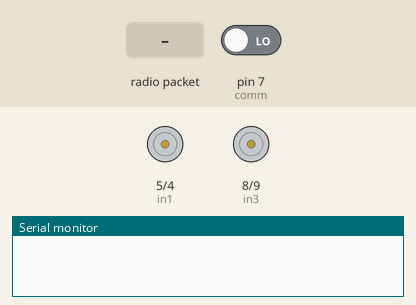
This sketch was run on a simulated Arduino Uno, built with avr-gcc and run on an emulated ATmega328P. Parts: motor-driver pin pairs drawn as motors (green arrow = first pin HIGH = forward, orange = second pin HIGH = backward, longer = more drive, scaled by the enable pin), the last lines printed to the serial monitor. The inputs (shaded band) are chosen by the test bench; at power-on: pin 7 (comm) LOW. No radio packets arrive unless stated.

Above: at 1.2 s.
1.3 s: radio packet "1" arrives
2.8 s: radio packet "2" arrives
At 3.6 s:
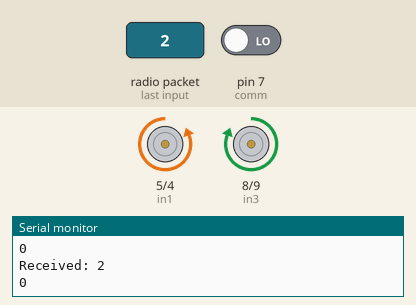
4.3 s: radio packet "3" arrives
At 4.7 s:
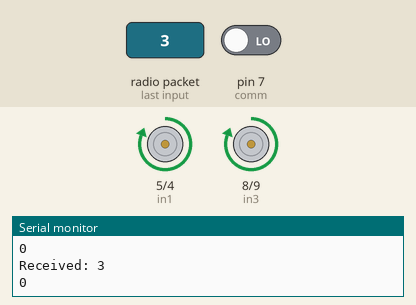
6.3 s: radio packet "4" arrives
At 6.7 s:
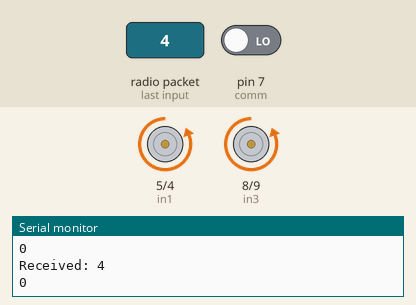
Timing chart, 0 to 9.3 s (numbered marks = the images above; inputs shaded):
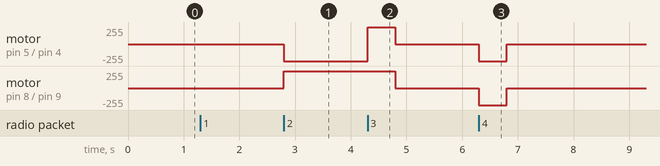

The sketch:

RoverReceiverCode.ino
```cpp
#include <RH_ASK.h>
#include <SPI.h>
#include <string.h>

RH_ASK driver;

int in1 = 5;
int in2 = 4;
int enA = 2;
int in3 = 8;
int in4 = 9;
int enB = 12; // Example motor B pin for direction control
int trig = 13;
int echo = 10;
int comm =7;
// Define constants for motor control
const int motorSpeed = 255; // Speed value (0-255) for both motors
const unsigned long turnDuration = 500; // Duration for a 90-degree turn in milliseconds

void setup() {
  Serial.begin(9600);
  pinMode(comm,INPUT);
  pinMode(enA, OUTPUT);
  pinMode(in1, OUTPUT);
  pinMode(in2, OUTPUT);
  pinMode(enB, OUTPUT);
  pinMode(in3, OUTPUT);
  pinMode(in4, OUTPUT);
  pinMode(trig,OUTPUT);
  pinMode(echo,INPUT);
  if (!driver.init())
    Serial.println("init failed");
}
long getDistance() {
  digitalWrite(trig, LOW);
  delayMicroseconds(2);
  digitalWrite(trig, HIGH);
  delayMicroseconds(10);
  digitalWrite(trig, LOW);

  long duration = pulseIn(echo, HIGH);
  long distance = duration * 0.034 / 2; // Speed of sound is 0.034 cm/microsecond

  return distance;
}
void performAction(const char* action) {
  analogWrite(enA, motorSpeed);
  analogWrite(enB, motorSpeed);
  int c = digitalRead(comm);
  Serial.println(c);
  if (strcmp(action, "1") == 0 && c==1) {
    digitalWrite(in1, HIGH);
    digitalWrite(in2, LOW);
    digitalWrite(in3, LOW);    //move forward
    digitalWrite(in4, HIGH);   // Set motor B speed
  } else if (strcmp(action, "2") == 0) {
    digitalWrite(in1, LOW);
    digitalWrite(in2, HIGH);   // Set motor A speed
    digitalWrite(in3, HIGH);
    digitalWrite(in4, LOW);
  } else if (strcmp(action, "3") == 0) {
    // Right turn for 90 degrees
    digitalWrite(in1, HIGH);
    digitalWrite(in2, LOW);
    digitalWrite(in3, HIGH);   //right turn
    digitalWrite(in4, LOW);
    delay(turnDuration);
    stopMotors();
  } else if (strcmp(action, "4") == 0) {
    // Left turn for 90 degrees
    digitalWrite(in1, LOW);
    digitalWrite(in2, HIGH);
    digitalWrite(in3, LOW);
    digitalWrite(in4, HIGH);
    delay(turnDuration);
    stopMotors();
  } else {
    stopMotors();
  }
}

void stopMotors() {
  digitalWrite(in1, LOW);
  digitalWrite(in2, LOW);
  digitalWrite(in3, LOW);
  digitalWrite(in4, LOW);
}

void loop() {
  uint8_t buf[12];
  uint8_t buflen = sizeof(buf);
  if (driver.recv(buf, &buflen)) {
    buf[buflen] = '\0';
    Serial.print("Received: ");
    Serial.println((char*)buf);
    performAction((char*)buf);
  }
}
```

Measured:
- after the input at 2.8 s, motor on pin 5 (in1) / pin 4 (in2): stopped → backward 255/255 at once; motor on pin 8 (in3) / pin 9 (in4): stopped → forward 255/255 at once
- after the input at 4.3 s, motor on pin 5 (in1) / pin 4 (in2): backward 255/255 → forward 255/255 at once, → stopped 0.50 s later; motor on pin 8 (in3) / pin 9 (in4): forward 255/255 → stopped after 0.50 s
- after the input at 6.3 s, motor on pin 5 (in1) / pin 4 (in2), motor on pin 8 (in3) / pin 9 (in4): stopped → backward 255/255 at once, → stopped 0.50 s later
